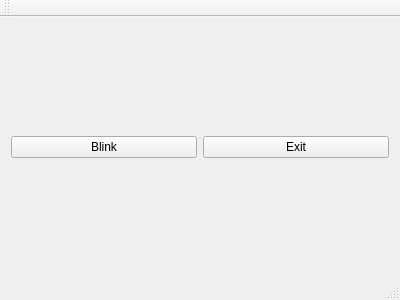
<?xml version="1.0" encoding="UTF-8"?>
<ui version="4.0">
 <class>MainWindow</class>
 <widget class="QMainWindow" name="MainWindow">
  <property name="geometry">
   <rect>
    <x>0</x>
    <y>0</y>
    <width>400</width>
    <height>300</height>
   </rect>
  </property>
  <property name="windowTitle">
   <string>MainWindow</string>
  </property>
  <widget class="QWidget" name="centralWidget">
   <layout class="QHBoxLayout" name="horizontalLayout">
    <item>
     <widget class="QPushButton" name="pushButton">
      <property name="text">
       <string>Blink</string>
      </property>
     </widget>
    </item>
    <item>
     <widget class="QPushButton" name="pushButton_2">
      <property name="text">
       <string>Exit</string>
      </property>
     </widget>
    </item>
   </layout>
  </widget>
  <widget class="QMenuBar" name="menuBar">
   <property name="geometry">
    <rect>
     <x>0</x>
     <y>0</y>
     <width>400</width>
     <height>26</height>
    </rect>
   </property>
  </widget>
  <widget class="QToolBar" name="mainToolBar">
   <attribute name="toolBarArea">
    <enum>TopToolBarArea</enum>
   </attribute>
   <attribute name="toolBarBreak">
    <bool>false</bool>
   </attribute>
  </widget>
  <widget class="QStatusBar" name="statusBar"/>
 </widget>
 <layoutdefault spacing="6" margin="11"/>
 <resources/>
 <connections/>
</ui>
